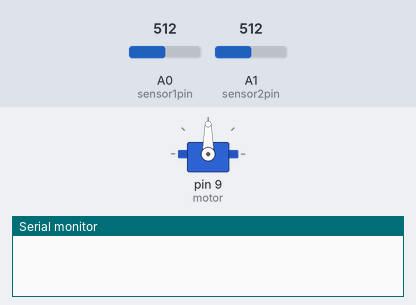
This sketch was run on a simulated Arduino Uno, built with avr-gcc and run on an emulated ATmega328P. On the bench: servo, the last lines printed to the serial monitor. The inputs (shaded band) are chosen by the test bench; at power-on: A0 (sensor1pin) = 512, A1 (sensor2pin) = 512.

Above: at 1.2 s.
1.3 s: A0 (sensor1pin) set to 716
At 2.5 s:
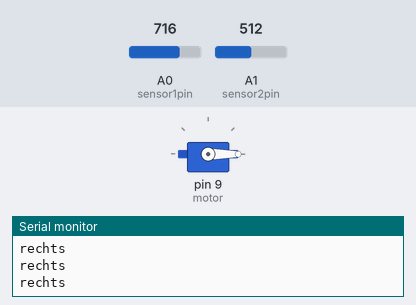
2.8 s: A1 (sensor2pin) set to 702
4.3 s: A1 (sensor2pin) set to 725
At 5.1 s:
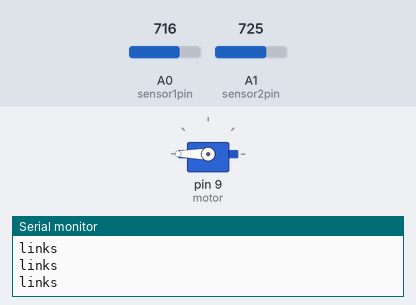
5.8 s: A0 (sensor1pin) set to 733
At 6.3 s:
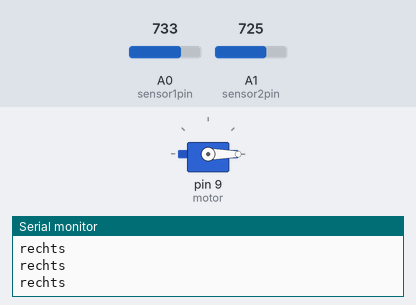
8.8 s: A0 (sensor1pin) set to 511
At 9.9 s:
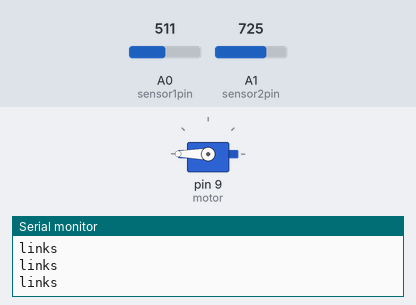
10.3 s: A0 (sensor1pin) set to 900
At 11.1 s:
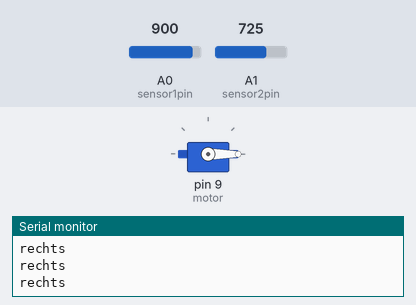
Timing chart, 0 to 12.8 s (numbered marks = the images above; inputs shaded):
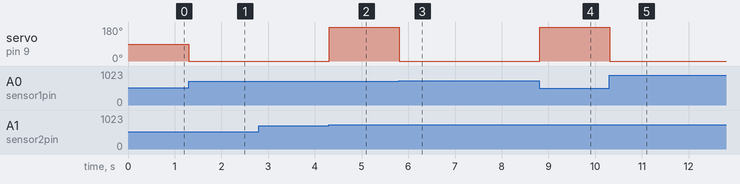

Measured:
- the behaviour switches between 716 and 717 on A1 (sensor2pin) (found by bisection; images 1 and 2)
- the behaviour switches between 725 and 726 on A0 (sensor1pin) (found by bisection; images 2 and 3)
- after the input at 1.3 s, servo on pin 9 (motor): 90° → 0° at once
- after the input at 4.3 s, servo on pin 9 (motor): 0° → 180° at once
- after the input at 5.8 s, servo on pin 9 (motor): 180° → 0° at once
- after the input at 8.8 s, servo on pin 9 (motor): 0° → 180° at once
- after the input at 10.3 s, servo on pin 9 (motor): 180° → 0° at once

The sketch:

lightsensorread.ino
```cpp
#include <Servo.h>

int sensor1pin = 0;
int sensor2pin = 1;

Servo motor;

int sensor1lux = 0;
int sensor2lux = 0;

void setup() {

  Serial.begin(9600);

  motor.attach(9);
}

void loop() {

  sensor1lux = analogRead(sensor1pin);
  sensor2lux = analogRead(sensor2pin);

  if (sensor1lux > sensor2lux) {
    Serial.println("rechts");
      motor.write(0);
  } else if (sensor2lux > sensor1lux) {
      Serial.println("links");
      motor.write(180);
  }
}
```
